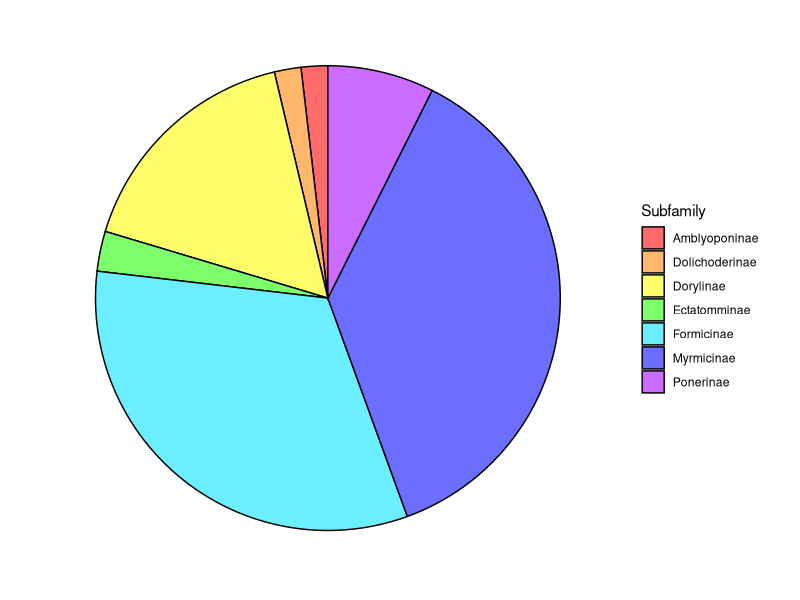
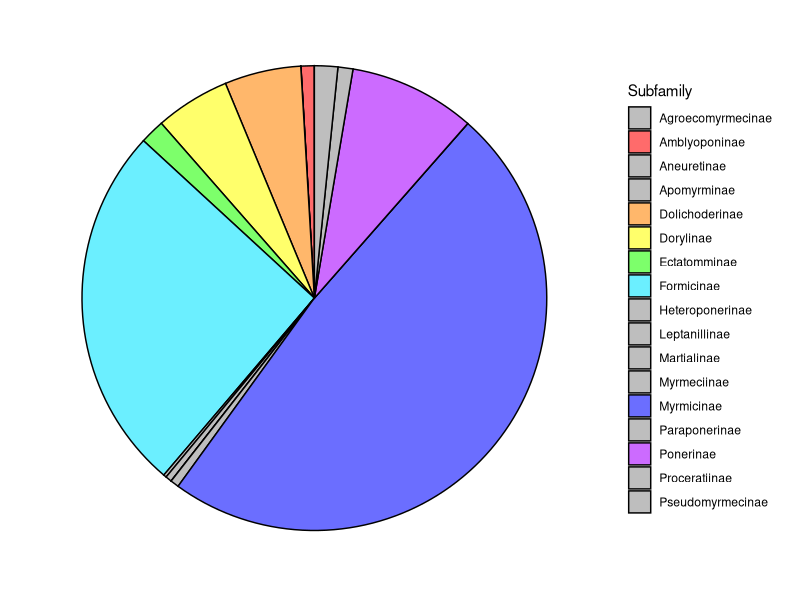

These figures' R source, in order: (Note: this script raises an error after producing the figures.)
#Set Working Directory
setwd("C:/Users/jessa/Documents/AntMetaAnalysis")

#Load in Packages
library(ggplot2)

#Import data 
Raw <- read.table("Data/Raw Data.txt", header = TRUE, sep = "\t")
SpeciesData <- read.table("Data/Species Level.txt", header = TRUE, sep = "\t")
TotalSpeciesData <- read.table("Data/Subfamily Species.txt", header = TRUE, sep = "\t")

#Blank theme for ggplot
blank_theme <- theme_minimal() +
  theme(
    axis.title.x = element_blank(),
    axis.title.y = element_blank(),
    panel.border = element_blank(),
    panel.grid = element_blank(),
    axis.ticks = element_blank(),
    axis.text.x = element_blank(),
    axis.text.y = element_blank(),
    plot.title = element_text(size = 14, face = "bold")
  )

#Piechart for Subfamily occurrence in Meta-Analysis
ggplot(data = SpeciesData, aes(x = factor(1), fill = Subfamily)) +
  geom_bar(color = "black") +
  coord_polar("y", start = 0) +
  scale_fill_manual(values = c("#ff6b6b",
                               "#ffb76b",
                               "#ffff6b",
                               "#7dff6b",
                               "#6befff",
                               "#6b6eff",
                               "#cc6bff")) +
  blank_theme
  
#Piechart for Subfamily occurrence in Total
ggplot(data = TotalSpeciesData, aes(x = "", y = ExtantSpecies, fill = Subfamily)) +
  geom_bar(color = "black", stat = "identity") +
  coord_polar("y", start = 0) +
  scale_fill_manual(values = c("Grey",
                               "#ff6b6b",
                               "Grey",
                               "Grey",
                               "#ffb76b",
                               "#ffff6b",
                               "#7dff6b",
                               "#6befff",
                               "Grey",
                               "Grey",
                               "Grey",
                               "Grey",
                               "#6b6eff",
                               "Grey",
                               "#cc6bff",
                               "Grey",
                               "Grey")) +
  blank_theme

#Piechart for Lab vs. Field studies
ggplot(data = Raw, aes(x = factor(1), fill = LorF)) +
  geom_bar(color = "black") +
  coord_polar("y", start = 0) +
  scale_fill_manual(values = c("Light Green", "Light Blue")) +
  blank_theme
